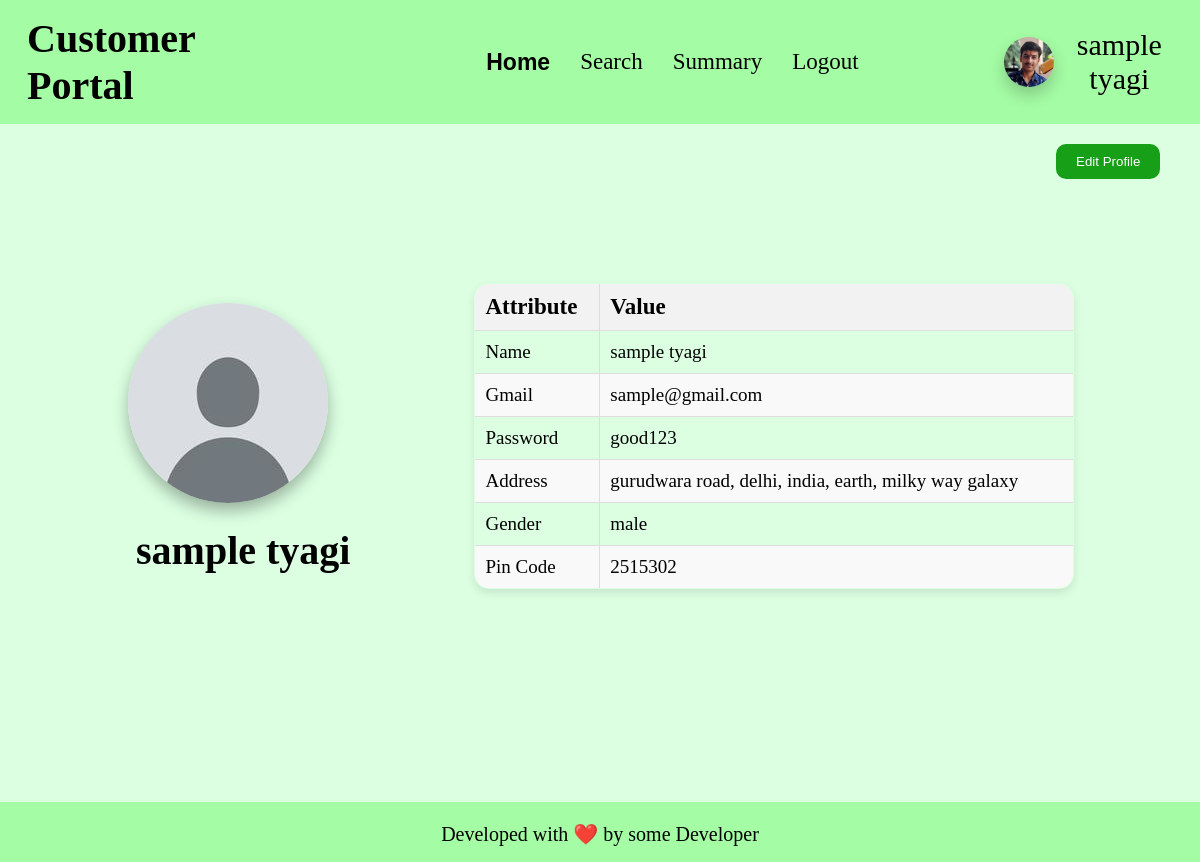
Before: /customer_home/view_profile/1 with the older database file.
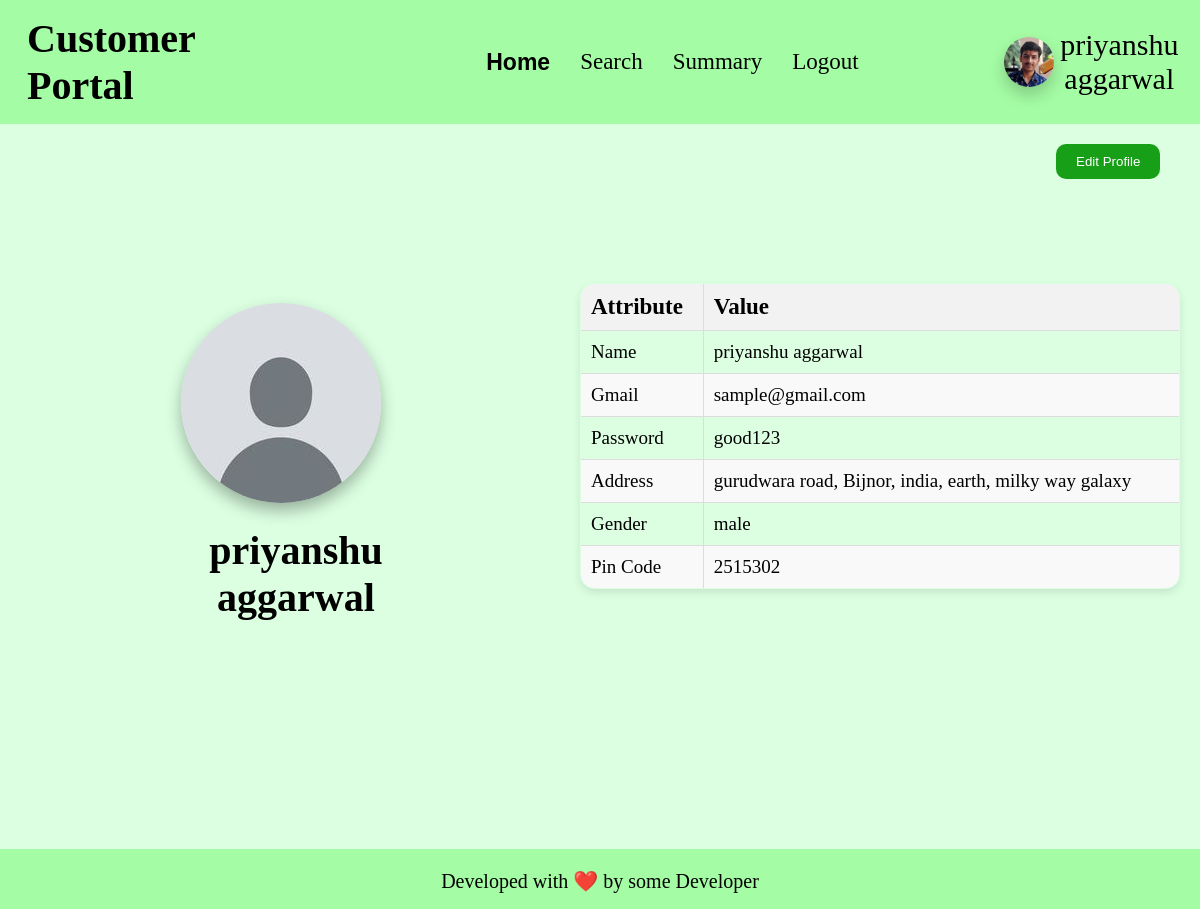
After: the same page with the newer database file.
### app.py (models this page shows)
class customer(db.Model):
    __tablename__ = "customer"
    id = db.Column(db.Integer, primary_key=True, autoincrement=True)
    email_id = db.Column(db.String, nullable=False)
    password = db.Column(db.String, nullable=False)
    fullname = db.Column(db.String, nullable=False)
    gender = db.Column(db.String, nullable=False)
    address = db.Column(db.String, nullable=False)
    pin_code = db.Column(db.Integer, nullable=False)
    blocked = db.Column(db.Boolean, default=False)

### app.py (the view)
@app.route('/customer_home/view_profile/<int:id>', methods=['GET', 'POST'])
def customer_view_profile(id):
    if request.method == 'GET':
        cus = customer.query.filter_by(id = id).first()
        if cus:
            if not cus.blocked:
                return render_template("customer_view_profile.html", customer = cus)
            else:
                return redirect('/cutomer_login')
        else:
            return redirect('/customer_login')
    elif request.method == 'POST':
        return f"form edited"

### templates/customer_view_profile.html (shortened to what this page needs)
<!DOCTYPE html>
<html lang="en">
<head>
    <link rel="stylesheet" href="/static/css/profile-block.css">
    <link rel="stylesheet" href="/static/css/basic.css">
    <link rel="stylesheet" href="/static/css/table-styling.css">
</head>
<body>
    <header>
        <h1>Customer Portal</h1>
        <ul>
            <li><a class="active" href="/customer_home/{{customer.id}}">Home</a></li>
            <li><a href="/customer_search/{{customer.id}}">Search</a></li>
            <li><a href="/customer_summary/{{customer.id}}">Summary</a></li>
            <li><a href="/customer_logout/{{customer.id}}">Logout</a></li>
        </ul>
        <div id="user-info">
            <img id="user-pic" src="/static/anant-pic.jpg" alt="Profile Picture">
            <div>{{customer.fullname}}</div>
        </div>
    </header>
    <button id="edit_profile_button" onclick="gotoroute('/customer_home/edit_profile/{{customer.id}}')">Edit Profile</button>
    <div id="box">
        <div id="box1">
            <img id="user-pic" src="/static/default_user_pic.png" alt="Profile Picture">
            <h2 style="font-size: 40px;">{{customer.fullname}}</h2>
        </div>
        <div id="box2">
            <div class="tables">
                <table class="styled-table">
                    <thead>
                        <tr>
                            <th>Attribute</th>
                            <th>Value</th>
                        </tr>
                    </thead>
                    <tbody>
                        <tr>
                            <td>Name</td>
                            <td>{{customer.fullname}}</td>
                        </tr>
                        <tr>
                            <td>Gmail</td>
                            <td>{{customer.email_id}}</td>
                        </tr>
                        <tr>
                            <td>Password</td>
                            <td>{{customer.password}}</td>
                        </tr>
                        <tr>
                            <td>Address</td>
                            <td>{{customer.address}}</td>
                        </tr>
                        <tr>
                            <td>Gender</td>
                            <td>{{customer.gender}}</td>
                        </tr>
                        <tr>
                            <td>Pin Code</td>
                            <td>{{customer.pin_code}}</td>
                        </tr>
                    </tbody>
                </table>
            </div>
        </div>
    </div>
    <br>
    <footer>
        <p>
            Developed with ❤️ by some Developer
        </p>
    </footer>
</body>
</html>

Changed rows visible on the page:
changed customer "sample@gmail.com": fullname "sample tyagi" → "priyanshu aggarwal"; address "gurudwara road, delhi, india, earth, milky way galaxy" → "gurudwara road, Bijnor, india, earth, milky way galaxy"
